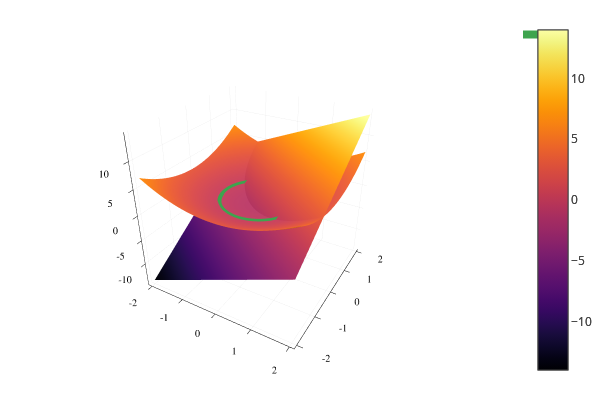

Notebook code for this chart:
### Markdown cell above
<img src="attachment:lagrange.png" width="300">

### Code cell
using Plots
plotlyjs()
f(x) = 3x[1] + 4x[2]
g(x) = x[1]^2 + x[2]^2 - 1
surface(-2:0.1:2, -2:0.1:2, (x₁,x₂) -> f([x₁,x₂]))
surface!(-2:0.1:2, -2:0.1:2, (x₁,x₂) -> g([x₁,x₂]))
θs = LinRange(0, 2π, 100) 
path3d!(cos.(θs), sin.(θs), fill(0.1,length(θs)), linewidth = 8)

### Figure 1 — Plotly figure (JSON) as saved in the notebook; plotly's stock layout.template omitted (floating-point values rounded to 4 significant figures; data arrays with more than 128 entries replaced by an {"elided": "..."} marker saying what was removed)
{"data": [{"colorbar": {"title": ""}, "colorscale": [[0, "rgba(0, 0, 4, 1.000)"], [0.03448, "rgba(4, 3, 20, 1.000)"], [0.06897, "rgba(13, 8, 41, 1.000)"], [0.1034, "rgba(24, 12, 60, 1.000)"], [0.1379, "rgba(38, 12, 81, 1.000)"], [0.1724, "rgba(54, 9, 97, 1.000)"], [0.2069, "rgba(69, 10, 105, 1.000)"], [0.2414, "rgba(84, 15, 109, 1.000)"], [0.2759, "rgba(97, 19, 110, 1.000)"], [0.3103, "rgba(111, 25, 110, 1.000)"], [0.3448, "rgba(125, 30, 109, 1.000)"], [0.3793, "rgba(140, 35, 105, 1.000)"], [0.4138, "rgba(154, 40, 101, 1.000)"], [0.4483, "rgba(166, 45, 96, 1.000)"], [0.4828, "rgba(180, 51, 89, 1.000)"], [0.5172, "rgba(193, 58, 80, 1.000)"], [0.5517, "rgba(206, 67, 71, 1.000)"], [0.5862, "rgba(216, 76, 62, 1.000)"], [0.6207, "rgba(226, 87, 52, 1.000)"], [0.6552, "rgba(235, 100, 41, 1.000)"], [0.6897, "rgba(241, 115, 29, 1.000)"], [0.7241, "rgba(247, 130, 18, 1.000)"], [0.7586, "rgba(250, 144, 8, 1.000)"], [0.7931, "rgba(252, 161, 8, 1.000)"], [0.8276, "rgba(252, 178, 22, 1.000)"], [0.8621, "rgba(250, 196, 42, 1.000)"], [0.8966, "rgba(246, 213, 67, 1.000)"], [0.931, "rgba(243, 229, 93, 1.000)"], [0.9655, "rgba(242, 244, 130, 1.000)"], [1, "rgba(252, 255, 164, 1.000)"]], "hoverinfo": "none", "name": "y1", "opacity": null, "showlegend": false, "showscale": true, "type": "surface", "x": [-2, -1.9, -1.8, -1.7, -1.6, -1.5, -1.4, -1.3, -1.2, -1.1, -1, -0.9, -0.8, -0.7, -0.6, -0.5, -0.4, -0.3, -0.2, -0.1, 0, 0.1, 0.2, 0.3, 0.4, 0.5, 0.6, 0.7, 0.8, 0.9, 1, 1.1, 1.2, 1.3, 1.4, 1.5, 1.6, 1.7, 1.8, 1.9, 2], "xaxis": "x1", "y": [-2, -1.9, -1.8, -1.7, -1.6, -1.5, -1.4, -1.3, -1.2, -1.1, -1, -0.9, -0.8, -0.7, -0.6, -0.5, -0.4, -0.3, -0.2, -0.1, 0, 0.1, 0.2, 0.3, 0.4, 0.5, 0.6, 0.7, 0.8, 0.9, 1, 1.1, 1.2, 1.3, 1.4, 1.5, 1.6, 1.7, 1.8, 1.9, 2], "yaxis": "y1", "z": {"elided": "41x41 float values"}, "zmax": 14, "zmin": -14}, {"colorbar": {"title": ""}, "colorscale": [[0, "rgba(0, 0, 4, 1.000)"], [0.03448, "rgba(4, 3, 20, 1.000)"], [0.06897, "rgba(13, 8, 41, 1.000)"], [0.1034, "rgba(24, 12, 60, 1.000)"], [0.1379, "rgba(38, 12, 81, 1.000)"], [0.1724, "rgba(54, 9, 97, 1.000)"], [0.2069, "rgba(69, 10, 105, 1.000)"], [0.2414, "rgba(84, 15, 109, 1.000)"], [0.2759, "rgba(97, 19, 110, 1.000)"], [0.3103, "rgba(111, 25, 110, 1.000)"], [0.3448, "rgba(125, 30, 109, 1.000)"], [0.3793, "rgba(140, 35, 105, 1.000)"], [0.4138, "rgba(154, 40, 101, 1.000)"], [0.4483, "rgba(166, 45, 96, 1.000)"], [0.4828, "rgba(180, 51, 89, 1.000)"], [0.5172, "rgba(193, 58, 80, 1.000)"], [0.5517, "rgba(206, 67, 71, 1.000)"], [0.5862, "rgba(216, 76, 62, 1.000)"], [0.6207, "rgba(226, 87, 52, 1.000)"], [0.6552, "rgba(235, 100, 41, 1.000)"], [0.6897, "rgba(241, 115, 29, 1.000)"], [0.7241, "rgba(247, 130, 18, 1.000)"], [0.7586, "rgba(250, 144, 8, 1.000)"], [0.7931, "rgba(252, 161, 8, 1.000)"], [0.8276, "rgba(252, 178, 22, 1.000)"], [0.8621, "rgba(250, 196, 42, 1.000)"], [0.8966, "rgba(246, 213, 67, 1.000)"], [0.931, "rgba(243, 229, 93, 1.000)"], [0.9655, "rgba(242, 244, 130, 1.000)"], [1, "rgba(252, 255, 164, 1.000)"]], "hoverinfo": "none", "name": "y2", "opacity": null, "showlegend": false, "showscale": true, "type": "surface", "x": [-2, -1.9, -1.8, -1.7, -1.6, -1.5, -1.4, -1.3, -1.2, -1.1, -1, -0.9, -0.8, -0.7, -0.6, -0.5, -0.4, -0.3, -0.2, -0.1, 0, 0.1, 0.2, 0.3, 0.4, 0.5, 0.6, 0.7, 0.8, 0.9, 1, 1.1, 1.2, 1.3, 1.4, 1.5, 1.6, 1.7, 1.8, 1.9, 2], "xaxis": "x1", "y": [-2, -1.9, -1.8, -1.7, -1.6, -1.5, -1.4, -1.3, -1.2, -1.1, -1, -0.9, -0.8, -0.7, -0.6, -0.5, -0.4, -0.3, -0.2, -0.1, 0, 0.1, 0.2, 0.3, 0.4, 0.5, 0.6, 0.7, 0.8, 0.9, 1, 1.1, 1.2, 1.3, 1.4, 1.5, 1.6, 1.7, 1.8, 1.9, 2], "yaxis": "y1", "z": {"elided": "41x41 float values"}, "zmax": 14, "zmin": -14}, {"colorbar": {"title": ""}, "legendgroup": "y3", "line": {"color": "rgba(62, 164, 78, 1.000)", "dash": "solid", "shape": "linear", "width": 8}, "mode": "lines", "name": "y3", "showlegend": true, "type": "scatter3d", "x": [1, 0.998, 0.992, 0.9819, 0.9679, 0.9501, 0.9284, 0.9029, 0.8738, 0.8413, 0.8053, 0.766, 0.7237, 0.6785, 0.6306, 0.5801, 0.5272, 0.4723, 0.4154, 0.3569, 0.2969, 0.2358, 0.1736, 0.1108, 0.04758, -0.01587, -0.07925, -0.1423, -0.2048, -0.2665, -0.3271, -0.3863, -0.4441, -0.5, -0.5539, -0.6056, -0.6549, -0.7015, -0.7453, -0.7861, -0.8237, -0.858, -0.8888, -0.9161, -0.9397, -0.9595, -0.9754, -0.9874, -0.9955, -0.9995, -0.9995, -0.9955, -0.9874, -0.9754, -0.9595, -0.9397, -0.9161, -0.8888, -0.858, -0.8237, -0.7861, -0.7453, -0.7015, -0.6549, -0.6056, -0.5539, -0.5, -0.4441, -0.3863, -0.3271, -0.2665, -0.2048, -0.1423, -0.07925, -0.01587, 0.04758, 0.1108, 0.1736, 0.2358, 0.2969, 0.3569, 0.4154, 0.4723, 0.5272, 0.5801, 0.6306, 0.6785, 0.7237, 0.766, 0.8053, 0.8413, 0.8738, 0.9029, 0.9284, 0.9501, 0.9679, 0.9819, 0.992, 0.998, 1], "xaxis": "x1", "y": [0, 0.06342, 0.1266, 0.1893, 0.2511, 0.312, 0.3717, 0.4298, 0.4862, 0.5406, 0.5929, 0.6428, 0.6901, 0.7346, 0.7761, 0.8146, 0.8497, 0.8815, 0.9096, 0.9341, 0.9549, 0.9718, 0.9848, 0.9938, 0.9989, 0.9999, 0.9969, 0.9898, 0.9788, 0.9638, 0.945, 0.9224, 0.896, 0.866, 0.8326, 0.7958, 0.7557, 0.7127, 0.6668, 0.6182, 0.5671, 0.5137, 0.4582, 0.4009, 0.342, 0.2817, 0.2203, 0.158, 0.09506, 0.03173, -0.03173, -0.09506, -0.158, -0.2203, -0.2817, -0.342, -0.4009, -0.4582, -0.5137, -0.5671, -0.6182, -0.6668, -0.7127, -0.7557, -0.7958, -0.8326, -0.866, -0.896, -0.9224, -0.945, -0.9638, -0.9788, -0.9898, -0.9969, -0.9999, -0.9989, -0.9938, -0.9848, -0.9718, -0.9549, -0.9341, -0.9096, -0.8815, -0.8497, -0.8146, -0.7761, -0.7346, -0.6901, -0.6428, -0.5929, -0.5406, -0.4862, -0.4298, -0.3717, -0.312, -0.2511, -0.1893, -0.1266, -0.06342, -2.449e-16], "yaxis": "y1", "z": [0.1, 0.1, 0.1, 0.1, 0.1, 0.1, 0.1, 0.1, 0.1, 0.1, 0.1, 0.1, 0.1, 0.1, 0.1, 0.1, 0.1, 0.1, 0.1, 0.1, 0.1, 0.1, 0.1, 0.1, 0.1, 0.1, 0.1, 0.1, 0.1, 0.1, 0.1, 0.1, 0.1, 0.1, 0.1, 0.1, 0.1, 0.1, 0.1, 0.1, 0.1, 0.1, 0.1, 0.1, 0.1, 0.1, 0.1, 0.1, 0.1, 0.1, 0.1, 0.1, 0.1, 0.1, 0.1, 0.1, 0.1, 0.1, 0.1, 0.1, 0.1, 0.1, 0.1, 0.1, 0.1, 0.1, 0.1, 0.1, 0.1, 0.1, 0.1, 0.1, 0.1, 0.1, 0.1, 0.1, 0.1, 0.1, 0.1, 0.1, 0.1, 0.1, 0.1, 0.1, 0.1, 0.1, 0.1, 0.1, 0.1, 0.1, 0.1, 0.1, 0.1, 0.1, 0.1, 0.1, 0.1, 0.1, 0.1, 0.1], "zmax": 14, "zmin": -14}], "layout": {"annotations": [], "height": 400, "legend": {"bgcolor": "rgba(255, 255, 255, 1.000)", "bordercolor": "rgba(0, 0, 0, 1.000)", "font": {"color": "rgba(0, 0, 0, 1.000)", "family": "sans-serif", "size": 11}, "tracegroupgap": 0, "x": 1, "y": 1}, "margin": {"b": 20, "l": 0, "r": 0, "t": 20}, "paper_bgcolor": "rgba(255, 255, 255, 1.000)", "plot_bgcolor": "rgba(255, 255, 255, 1.000)", "scene": {"camera": {"eye": {"x": 1.126, "y": -1.95, "z": 1.3}}, "xaxis": {"anchor": "y1", "domain": [0.03619, 0.9934], "gridcolor": "rgba(0, 0, 0, 0.100)", "gridwidth": 0.5, "linecolor": "rgba(0, 0, 0, 1.000)", "mirror": false, "range": [-2.12, 2.12], "showgrid": true, "showline": true, "showticklabels": true, "tickangle": 0, "tickcolor": "rgb(0, 0, 0)", "tickfont": {"color": "rgba(0, 0, 0, 1.000)", "family": "sans-serif", "size": 11}, "tickmode": "array", "ticks": "inside", "ticktext": ["-2", "-1", "0", "1", "2"], "tickvals": [-2, -1, 0, 1, 2], "title": "", "titlefont": {"color": "rgba(0, 0, 0, 1.000)", "family": "sans-serif", "size": 15}, "type": "-", "visible": true, "zeroline": false, "zerolinecolor": "rgba(0, 0, 0, 1.000)"}, "yaxis": {"anchor": "x1", "domain": [0.03762, 0.9902], "gridcolor": "rgba(0, 0, 0, 0.100)", "gridwidth": 0.5, "linecolor": "rgba(0, 0, 0, 1.000)", "mirror": false, "range": [-2.12, 2.12], "showgrid": true, "showline": true, "showticklabels": true, "tickangle": 0, "tickcolor": "rgb(0, 0, 0)", "tickfont": {"color": "rgba(0, 0, 0, 1.000)", "family": "sans-serif", "size": 11}, "tickmode": "array", "ticks": "inside", "ticktext": ["-2", "-1", "0", "1", "2"], "tickvals": [-2, -1, 0, 1, 2], "title": "", "titlefont": {"color": "rgba(0, 0, 0, 1.000)", "family": "sans-serif", "size": 15}, "type": "-", "visible": true, "zeroline": false, "zerolinecolor": "rgba(0, 0, 0, 1.000)"}, "zaxis": {"gridcolor": "rgba(0, 0, 0, 0.100)", "gridwidth": 0.5, "linecolor": "rgba(0, 0, 0, 1.000)", "mirror": false, "range": [-14.84, 14.84], "showgrid": true, "showline": true, "showticklabels": true, "tickangle": 0, "tickcolor": "rgb(0, 0, 0)", "tickfont": {"color": "rgba(0, 0, 0, 1.000)", "family": "sans-serif", "size": 11}, "tickmode": "array", "ticks": "inside", "ticktext": ["-10", "-5", "0", "5", "10"], "tickvals": [-10, -5, 0, 5, 10], "title": "", "titlefont": {"color": "rgba(0, 0, 0, 1.000)", "family": "sans-serif", "size": 15}, "type": "-", "visible": true, "zeroline": false, "zerolinecolor": "rgba(0, 0, 0, 1.000)"}}, "showlegend": true, "width": 600}}
